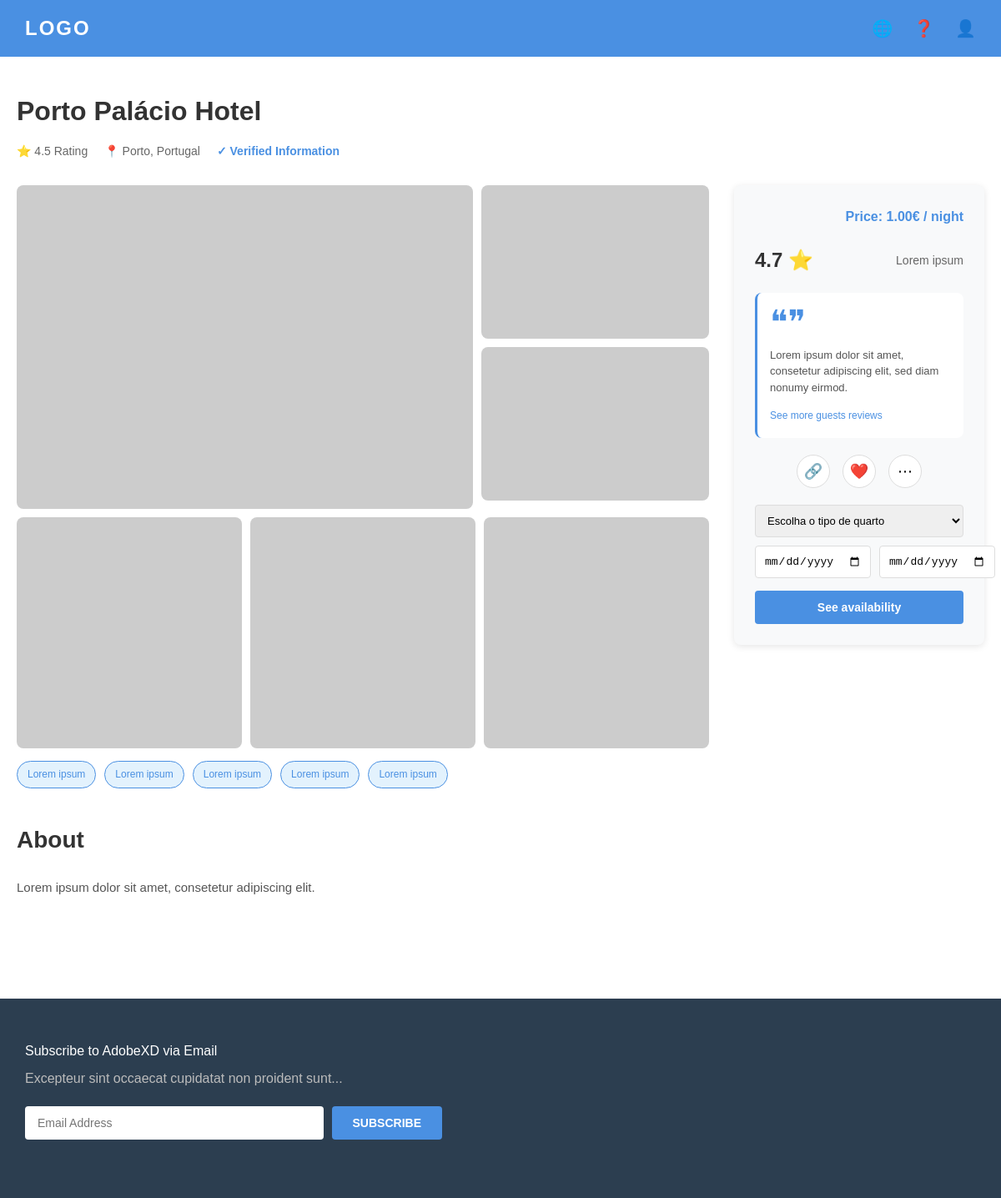
/hotelpage.php?id=2, run on the app's committed database.
### tables this page shows
CREATE TABLE hoteis (
        id INTEGER PRIMARY KEY AUTOINCREMENT,
        nome TEXT NOT NULL,
        localizacao TEXT NOT NULL,
        preco REAL NOT NULL,
        avaliacao REAL DEFAULT 0.0,
        vagas INTEGER NOT NULL DEFAULT 0
    );

### hotelpage.php (the view, shortened to what this page needs)
<!DOCTYPE html>
<?php
$db_path = __DIR__ . '/hotel.db';
$db = new SQLite3($db_path);
$db->enableExceptions(true);
$query = $db->query("SELECT * FROM hoteis");
$dados_hoteis = [];
while ($linha = $query->fetchArray(SQLITE3_ASSOC)) {
    $dados_hoteis[] = $linha;
}
$id_recebido = isset($_GET['id']) ? (int)$_GET['id'] : 0;
$hotel_selecionado = null;
foreach ($dados_hoteis as $hotel) {
    if ($hotel['id'] === $id_recebido) {
        $hotel_selecionado = $hotel;
        break;
    }
}
?>
<html lang="pt">
<head>
  <link rel="stylesheet" href="hotel-details.css">
</head>
<body>
  <header>
    <div class="logo">
      <a href="index.php" style="text-decoration: none; color: inherit;">LOGO</a>
    </div>
    <nav class="header-nav">
      <a href="#" class="icon-link" title="Language">🌐</a>
      <a href="#" class="icon-link" title="Help">❓</a>
      <a href="#" class="icon-link" title="Profile">👤</a>
    </nav>
  </header>
  <div class="main-container">
    <section class="hotel-header">
  <div class="hotel-info">
    <h1><?php echo htmlspecialchars($hotel_selecionado['nome']); ?></h1>
    <div class="hotel-meta">
      <span class="meta-item">⭐ <?php echo number_format($hotel_selecionado['avaliacao'], 1); ?> Rating</span>
      <span class="meta-item">📍 <?php echo htmlspecialchars($hotel_selecionado['localizacao']); ?></span>
      <span class="meta-item verified">✓ Verified Information</span>
    </div>
  </div>
</section>
    <section class="gallery-booking">
      <div class="gallery-container">
        <div class="gallery-grid">
          <div class="gallery-main">
            <img src="https://via.placeholder.com/600x400/E3F2FD/4A90E2?text=Main+Image" alt="Hotel Main">
          </div>
          <div class="gallery-secondary">
            <img src="https://via.placeholder.com/290x195/E3F2FD/4A90E2?text=Image+2" alt="Hotel 2">
            <img src="https://via.placeholder.com/290x195/E3F2FD/4A90E2?text=Image+3" alt="Hotel 3">
          </div>
          <div class="gallery-tertiary">
            <img src="https://via.placeholder.com/190x195/E3F2FD/4A90E2?text=Image+4" alt="Hotel 4">
            <img src="https://via.placeholder.com/190x195/E3F2FD/4A90E2?text=Image+5" alt="Hotel 5">
            <img src="https://via.placeholder.com/190x195/E3F2FD/4A90E2?text=Image+6" alt="Hotel 6">
          </div>
        </div>
        <div class="image-tags">
          <span class="tag">Lorem ipsum</span>
          <span class="tag">Lorem ipsum</span>
          <span class="tag">Lorem ipsum</span>
          <span class="tag">Lorem ipsum</span>
          <span class="tag">Lorem ipsum</span>
        </div>
      </div>
      <aside class="booking-sidebar">
        <div class="price-tag">Price: <?php echo number_format($hotel_selecionado['preco'], 2); ?>€ / night</div>
        <div class="rating-section">
          <div class="rating-number">4.7 ⭐</div>
          <div class="rating-label">Lorem ipsum</div>
        </div>
        <div class="quote-section">
          <div class="quote-icon">❝❞</div>
          <p class="quote-text">Lorem ipsum dolor sit amet, consetetur adipiscing elit, sed diam nonumy eirmod.</p>
          <a href="#" class="read-more">See more guests reviews</a>
        </div>
        <div class="action-icons">
          <button class="icon-btn" title="Share">🔗</button>
          <button class="icon-btn" title="Favorite">❤️</button>
          <button class="icon-btn" title="More">⋯</button>
        </div>
        <form action="scripts/verificar_disponibilidade.php" method="GET" class="booking-form" id="formTriagem">
  <select name="tipo_quarto" class="date-input" style="width:100%; margin-bottom:10px;" id="quartoSelect" required>
     <option value="" disabled selected>Escolha o tipo de quarto</option>
  </select>
  <div class="date-inputs">
    <input type="date" name="checkin" class="date-input" id="checkInInput" required>
    <input type="date" name="checkout" class="date-input" id="checkOutInput" required>
  </div>
  <button type="submit" class="btn-availability">See availability</button>
</form>
      </aside>
    </section>
    <section class="content-section">
      <h2>About</h2>
      <p>Lorem ipsum dolor sit amet, consetetur adipiscing elit.</p>
    </section>
  </div>
  <footer>
    <div class="footer-content">
      <div class="footer-left">
        <p>Subscribe to AdobeXD via Email</p>
        <p class="footer-subtitle">Excepteur sint occaecat cupidatat non proident sunt...</p>
        <form action="processa_newsletter.php" method="POST" class="newsletter-form">
          <input type="email" name="email_inserido" placeholder="Email Address" class="email-input" required>
          <button type="submit" class="btn-submit">Subscribe</button>
        </form>
      </div>
    </div>
  </footer>
</body>
</html>

### hotel-details.css (style rules this page uses)
* { margin: 0; padding: 0; box-sizing: border-box; }
body { font-family: Arial, Helvetica, sans-serif; background-color: #f5f5f5; color: #333; line-height: 1.6; }
header { background-color: #4A90E2; padding: 15px 30px; display: flex; justify-content: space-between; align-items: center; box-shadow: 0 2px 4px rgba(0,0,0,0.1); }
.logo { color: white; font-size: 24px; font-weight: bold; letter-spacing: 2px; }
.header-nav { display: flex; gap: 25px; }
.icon-link { color: white; font-size: 20px; text-decoration: none; transition: opacity 0.3s; }
.main-container { max-width: 1200px; margin: 0 auto; padding: 40px 20px; background-color: white; }
.hotel-header { margin-bottom: 30px; }
.hotel-info h1 { font-size: 32px; color: #333; margin-bottom: 10px; }
.hotel-meta { display: flex; gap: 20px; flex-wrap: wrap; }
.meta-item { color: #666; font-size: 14px; }
.meta-item.verified { color: #4A90E2; font-weight: 600; }
.gallery-booking { display: flex; gap: 30px; margin-bottom: 40px; }
.gallery-container { flex: 1; }
.gallery-grid { display: grid; grid-template-columns: 2fr 1fr; gap: 10px; margin-bottom: 15px; }
.gallery-main { grid-row: span 2; }
.gallery-main img { width: 100%; height: 100%; object-fit: cover; border-radius: 8px; }
.gallery-secondary, .gallery-tertiary { display: grid; gap: 10px; }
.gallery-secondary { grid-template-rows: 1fr 1fr; }
.gallery-tertiary { grid-template-columns: repeat(3, 1fr); grid-column: span 2; }
.gallery-secondary img, .gallery-tertiary img { width: 100%; height: 100%; object-fit: cover; border-radius: 8px; }
.image-tags { display: flex; gap: 10px; flex-wrap: wrap; }
.tag { background-color: #E3F2FD; color: #4A90E2; padding: 6px 12px; border-radius: 20px; font-size: 12px; border: 1px solid #4A90E2; }
.booking-sidebar { width: 300px; background-color: #f8f9fa; padding: 25px; border-radius: 8px; box-shadow: 0 2px 8px rgba(0,0,0,0.1); align-self: flex-start; position: sticky; top: 20px; }
.price-tag { text-align: right; color: #4A90E2; font-weight: bold; font-size: 16px; margin-bottom: 20px; }
.rating-section { display: flex; justify-content: space-between; align-items: center; margin-bottom: 20px; }
.rating-number { font-size: 24px; font-weight: bold; color: #333; }
.rating-label { color: #666; font-size: 14px; }
.quote-section { background-color: white; padding: 15px; border-radius: 8px; margin-bottom: 20px; border-left: 3px solid #4A90E2; }
.quote-icon { font-size: 40px; color: #4A90E2; line-height: 1; margin-bottom: 10px; }
.quote-text { font-size: 13px; color: #555; margin-bottom: 10px; line-height: 1.5; }
.read-more { color: #4A90E2; font-size: 12px; text-decoration: none; }
.action-icons { display: flex; justify-content: center; gap: 15px; margin-bottom: 20px; }
.icon-btn { background-color: white; border: 1px solid #ddd; border-radius: 50%; width: 40px; height: 40px; font-size: 18px; cursor: pointer; transition: all 0.3s; }
.booking-form { margin-top: 20px; }
.date-inputs { display: grid; grid-template-columns: 1fr 1fr; gap: 10px; margin-bottom: 15px; }
.date-input { padding: 10px; border: 1px solid #ddd; border-radius: 4px; font-size: 13px; }
.btn-availability { width: 100%; background-color: #4A90E2; color: white; border: none; padding: 12px; border-radius: 4px; font-size: 14px; font-weight: bold; cursor: pointer; transition: background-color 0.3s; }
.content-section { margin-bottom: 50px; padding-bottom: 30px; border-bottom: 1px solid #e0e0e0; }
.content-section:last-of-type { border-bottom: none; }
.content-section h2 { font-size: 28px; color: #333; margin-bottom: 20px; }
.content-section p { color: #555; line-height: 1.8; font-size: 15px; }
footer { background-color: #2c3e50; color: white; padding: 50px 30px 30px; }
.footer-content { max-width: 1200px; margin: 0 auto; display: flex; justify-content: space-between; margin-bottom: 40px; }
.footer-left { flex: 1; }
.footer-left p { margin-bottom: 8px; font-size: 16px; }
.footer-subtitle { color: #bbb; font-size: 14px; }
.newsletter-form { display: flex; gap: 10px; margin-top: 20px; max-width: 500px; }
.email-input { flex: 1; padding: 12px 15px; border: none; border-radius: 4px; font-size: 14px; }
.btn-submit { background-color: #4A90E2; color: white; border: none; padding: 12px 25px; border-radius: 4px; cursor: pointer; font-size: 14px; text-transform: uppercase; font-weight: bold; transition: background-color 0.3s; }

### data on the page
hoteis: nome "Porto Palácio Hotel", avaliacao "4.5", localizacao "Porto, Portugal", preco "1.00"
